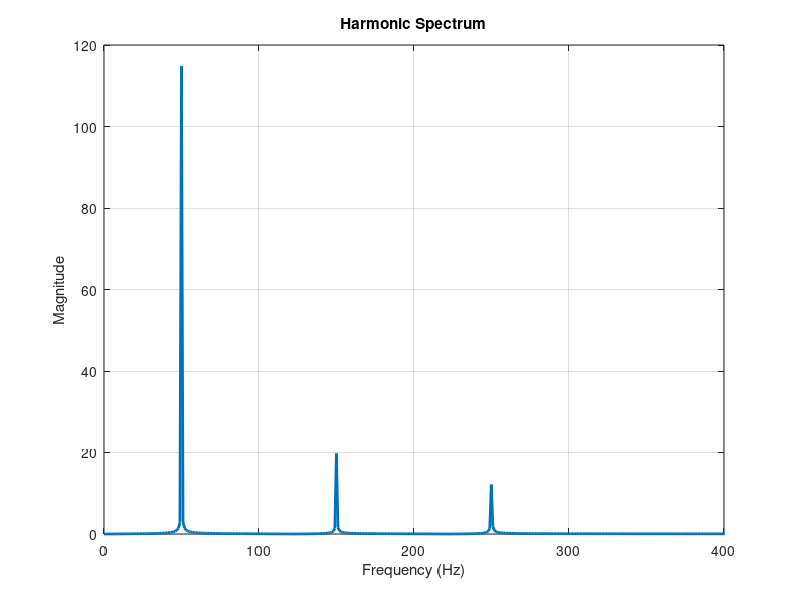

MATLAB code to generate this figure:
clc
clear
% Sampling parameters
fs = 2000;               % Sampling frequency
t = 0:1/fs:1;            % Time vector
% Signal components
V1 = 230*sin(2*pi*50*t);     % Fundamental
V3 = 40*sin(2*pi*150*t);     % 3rd harmonic
V5 = 25*sin(2*pi*250*t);     % 5th harmonic
v = V1 + V3 + V5;  % Distorted signal
% FFT
N = length(v);
V = fft(v);
mag = abs(V)/N;
f = (0:N-1)*(fs/N);   % Frequency axis
% Detect significant harmonics
threshold = 1;   % detection threshold
fprintf('Detected Harmonics:\n')
for i = 1:length(f)
    if mag(i) > threshold && f(i) <= 400
        fprintf('Frequency: %.1f Hz   Magnitude: %.2f\n',f(i),mag(i));
    end
end
% Plot spectrum
plot(f,mag,'LineWidth',2)

xlim([0 400])
xlabel('Frequency (Hz)')
ylabel('Magnitude')
title('Harmonic Spectrum')

grid on
